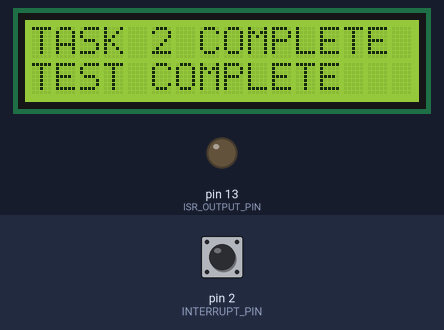
The sketch below on a simulated Arduino Uno, built with avr-gcc and run on an emulated ATmega328P. Parts: 16×2 character LCD, output pins drawn as LEDs (lit = HIGH). The test bench sets the inputs (shaded band); at power-on: pin 2 (INTERRUPT_PIN) HIGH. The board resets itself during the run and starts again; EEPROM starts erased; what the sketch prints to the serial monitor is not drawn.

Above: at 2.8 s.
2.9 s: pin 2 (INTERRUPT_PIN) pulled LOW for 0.15 s
At 3.8 s:
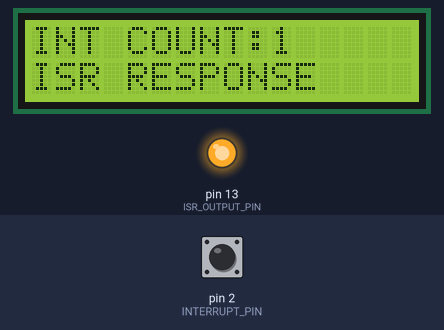
4.5 s: pin 2 (INTERRUPT_PIN) pulled LOW for 1 s
At 5.4 s:
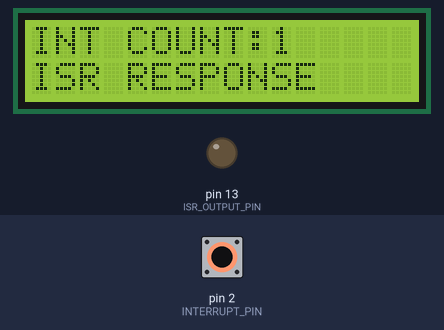
7.0 s: pin 2 (INTERRUPT_PIN) pulled LOW for 3.2 s
At 7.3 s:
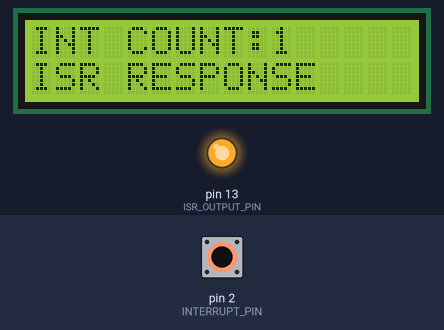
Timing chart, 0 to 10.0 s (numbered marks = the images above; inputs shaded):
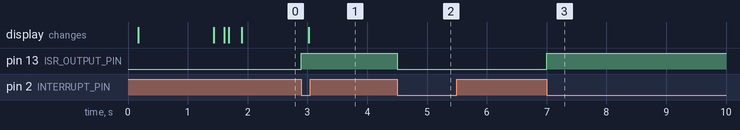

The sketch:

module3_firmware.ino
```cpp
/*
============================================================
MODULE 3 FIRMWARE
============================================================

TASK 1 : INTERRUPT RESPONSE / LATENCY DEMONSTRATION
TASK 2 : WATCHDOG RESET + RESET REASON DETECTION

Board:
Arduino Uno
ATmega328P
16 MHz

LCD:
RS = D8
EN = D9
D4 = D4
D5 = D5
D6 = D6
D7 = D7

Task 1:
Interrupt input = D2
ISR output      = D13

Task 2:
Watchdog Timer
MCUSR / WDRF reset detection
EEPROM fault storage

No delay()
No dynamic memory
Non-blocking main loop
State-machine based control
============================================================
*/


/* =========================================================
   COMMON INCLUDES
   ========================================================= */

#include <Arduino.h>
#include <LiquidCrystal.h>
#include <EEPROM.h>
#include <avr/io.h>
#include <avr/wdt.h>


/* =========================================================
   COMMON LCD
   ========================================================= */

LiquidCrystal lcd(8, 9, 4, 5, 6, 7);


/* =========================================================
   TASK 1 : INTERRUPT / LATENCY
   ========================================================= */

const uint8_t INTERRUPT_PIN = 2;
const uint8_t ISR_OUTPUT_PIN = 13;

volatile unsigned long interruptCount = 0;
volatile unsigned long lastInterruptTime = 0;

const unsigned long DEBOUNCE_TIME = 50000UL;

unsigned long task1StartTime = 0;

bool task1DisplayDone = false;


/* =========================================================
   TASK 2 : WATCHDOG / RESET REASON
   ========================================================= */

#define FAULT_ADDR       0
#define SENSOR_FAULT     101

#define WATCHDOG_MARKER  0xA5
#define WD_MARKER_ADDR   1


/*
   These variables are placed in .noinit.

   They are captured before normal C startup.
*/

uint8_t resetCause
    __attribute__((section(".noinit")));

uint8_t optibootResetFlag
    __attribute__((section(".noinit")));


/* =========================================================
   WATCHDOG INFORMATION
   ========================================================= */

uint8_t watchdogResetDetected = 0;

uint8_t effectiveResetCause = 0;

uint8_t lastFault = 0;


/* =========================================================
   TASK 2 : STATE MACHINE
   ========================================================= */

enum Task2State
{
    TASK2_POWER_ON,
    TASK2_WATCHDOG_WAIT,
    TASK2_RECOVERY,
    TASK2_COMPLETE,
    TASK2_FINISHED
};

Task2State task2State = TASK2_POWER_ON;


/* =========================================================
   TASK 2 : TIMER
   ========================================================= */

unsigned long task2Timer = 0;


/* =========================================================
   TASK 2 : EARLY OPTIBOOT RESET FLAG CAPTURE
   ========================================================= */

void captureOptibootFlag(void)
    __attribute__((naked))
    __attribute__((used))
    __attribute__((section(".init0")));


void captureOptibootFlag(void)
{
    __asm__ __volatile__(
        "sts optibootResetFlag, r2\n"
    );
}


/* =========================================================
   TASK 2 : EARLY MCUSR CAPTURE
   ========================================================= */

/*
   Executes very early during startup.

   1. Read MCUSR
   2. Save MCUSR into resetCause
   3. Clear MCUSR

   WDRF = bit 3 of MCUSR.
*/

void captureMCUSR(void)
    __attribute__((naked))
    __attribute__((used))
    __attribute__((section(".init3")));


void captureMCUSR(void)
{
    __asm__ __volatile__(
        "in r24, %0"              "\n\t"
        "sts resetCause, r24"     "\n\t"

        "ldi r24, 0"              "\n\t"
        "out %0, r24"             "\n\t"

        :
        : "I" (_SFR_IO_ADDR(MCUSR))
        : "r24"
    );
}


/* =========================================================
   TASK 1 : INTERRUPT SERVICE ROUTINE
   ========================================================= */

void interruptHandler()
{
    unsigned long currentTime = micros();

    /*
       Software debounce.
    */

    if ((currentTime - lastInterruptTime) >= DEBOUNCE_TIME)
    {
        interruptCount++;

        /*
           Arduino Uno D13 = PB5
        */

        PORTB ^= (1 << PB5);

        lastInterruptTime = currentTime;
    }
}


/* =========================================================
   SETUP
   ========================================================= */

void setup()
{
    /* -----------------------------------------------------
       COMMON HARDWARE
       ----------------------------------------------------- */

    lcd.begin(16, 2);

    Serial.begin(9600);


    /* -----------------------------------------------------
       TASK 1 INITIALIZATION
       ----------------------------------------------------- */

    pinMode(INTERRUPT_PIN, INPUT_PULLUP);

    pinMode(ISR_OUTPUT_PIN, OUTPUT);

    digitalWrite(ISR_OUTPUT_PIN, LOW);


    attachInterrupt(
        digitalPinToInterrupt(INTERRUPT_PIN),
        interruptHandler,
        FALLING
    );


    task1StartTime = millis();


    /* =====================================================
       TASK 2 : DETERMINE RESET REASON
       ===================================================== */

    effectiveResetCause = resetCause;


    /*
       If MCUSR is zero, check Optiboot flag.
    */

    if (effectiveResetCause == 0 &&
        optibootResetFlag != 0)
    {
        effectiveResetCause = optibootResetFlag;
    }


    /* -----------------------------------------------------
       ACTUAL HARDWARE WDRF CHECK
       ----------------------------------------------------- */

    if (effectiveResetCause & (1 << WDRF))
    {
        watchdogResetDetected = 1;
    }
    else
    {
        watchdogResetDetected = 0;
    }


    /* -----------------------------------------------------
       EEPROM WATCHDOG MARKER
       ----------------------------------------------------- */

    uint8_t watchdogMarker =
        EEPROM.read(WD_MARKER_ADDR);


    if (watchdogMarker == WATCHDOG_MARKER)
    {
        watchdogResetDetected = 1;

        /*
           Clear marker immediately.
        */

        EEPROM.update(
            WD_MARKER_ADDR,
            0
        );
    }


    /* =====================================================
       SERIAL HEADER
       ===================================================== */

    Serial.println();

    Serial.println("==============================");
    Serial.println("        MODULE 3 FIRMWARE");
    Serial.println("==============================");


    /* =====================================================
       WATCHDOG RESET PATH
       ===================================================== */

    if (watchdogResetDetected)
    {
        /*
           Read saved fault.
        */

        lastFault = EEPROM.read(FAULT_ADDR);


        Serial.println("RESET STATUS");
        Serial.println();


        Serial.print("MCUSR Captured = 0x");
        Serial.println(resetCause, HEX);


        Serial.print("Optiboot Flag  = 0x");
        Serial.println(optibootResetFlag, HEX);


        Serial.print("Effective Cause = 0x");
        Serial.println(effectiveResetCause, HEX);


        Serial.print("WDRF = ");

        Serial.println(
            (effectiveResetCause & (1 << WDRF))
            ? 1
            : 0
        );


        Serial.println("Reset Reason: WATCHDOG");


        Serial.print("Last Fault Code: ");
        Serial.println(lastFault);


        /* -------------------------------------------------
           LCD
           ------------------------------------------------- */

        lcd.clear();

        lcd.setCursor(0, 0);
        lcd.print("RESET: WATCHDOG");

        lcd.setCursor(0, 1);

        if (effectiveResetCause & (1 << WDRF))
        {
            lcd.print("WDRF = 1");
        }
        else
        {
            lcd.print("WDRF = 0");
        }


        /*
           Move to recovery state.

           No delay.
        */

        task2State = TASK2_RECOVERY;

        task2Timer = millis();
    }


    /* =====================================================
       POWER-ON PATH
       ===================================================== */

    else
    {
        /*
           Simulated sensor fault.
        */

        lastFault = SENSOR_FAULT;


        /*
           Save fault code.
        */

        EEPROM.update(
            FAULT_ADDR,
            lastFault
        );


        Serial.println("Reset Reason: POWER ON");

        Serial.println("Sensor Fault Detected");

        Serial.print("Saving Fault Code: ");
        Serial.println(lastFault);


        /* -------------------------------------------------
           LCD
           ------------------------------------------------- */

        lcd.clear();

        lcd.setCursor(0, 0);
        lcd.print("FAULT SAVED");

        lcd.setCursor(0, 1);
        lcd.print("CODE: ");
        lcd.print(lastFault);


        /*
           Start state machine.

           No 2-second artificial wait.

           Watchdog starts immediately.
        */

        task2State = TASK2_POWER_ON;
    }


    /* -----------------------------------------------------
       TASK 1 START MESSAGE
       ----------------------------------------------------- */

    Serial.println();

    Serial.println("TASK 1: INTERRUPT READY");

    Serial.println("D2 = INTERRUPT INPUT");

    Serial.println("D13 = ISR RESPONSE");
}


/* =========================================================
   MAIN LOOP
   ========================================================= */

void loop()
{
    unsigned long currentMillis = millis();


    /* =====================================================
       TASK 1 : INTERRUPT DISPLAY
       ===================================================== */

    /*
       Display result after 1.5 seconds.

       This is non-blocking.
    */

    if (!task1DisplayDone &&
        (currentMillis - task1StartTime >= 1500UL))
    {
        unsigned long countCopy;


        /*
           Safely copy volatile counter.
        */

        noInterrupts();

        countCopy = interruptCount;

        interrupts();


        /* -------------------------------------------------
           SERIAL OUTPUT
           ------------------------------------------------- */

        Serial.println();

        Serial.println("------------------------------");
        Serial.println("TASK 1 RESULT");
        Serial.println("------------------------------");

        Serial.println("D2 = INTERRUPT INPUT");

        Serial.println("D13 = ISR RESPONSE");

        Serial.print("Interrupt Count = ");
        Serial.println(countCopy);


        /* -------------------------------------------------
           LCD OUTPUT
           ------------------------------------------------- */

        lcd.clear();

        lcd.setCursor(0, 0);
        lcd.print("INT COUNT:");
        lcd.print(countCopy);

        lcd.setCursor(0, 1);
        lcd.print("ISR RESPONSE");


        task1DisplayDone = true;
    }


    /* =====================================================
       TASK 2 : STATE MACHINE
       ===================================================== */

    switch (task2State)
    {

        /* =================================================
           STATE 1 : POWER ON
           ================================================= */

        case TASK2_POWER_ON:

            /*
               Save marker immediately before enabling
               the watchdog.
            */

            EEPROM.update(
                WD_MARKER_ADDR,
                WATCHDOG_MARKER
            );


            Serial.println();

            Serial.println("------------------------------");
            Serial.println("STARTING WATCHDOG");
            Serial.println("------------------------------");

            Serial.println("Timeout: 1 second");


            /*
               Enable hardware watchdog.

               No wdt_reset() will be called.

               Therefore the watchdog will expire.
            */

            wdt_enable(WDTO_1S);


            Serial.println("WATCHDOG ENABLED");

            Serial.flush();


            /*
               Move to waiting state.
            */

            task2State = TASK2_WATCHDOG_WAIT;

            break;


        /* =================================================
           STATE 2 : WAIT FOR WATCHDOG RESET
           ================================================= */

        case TASK2_WATCHDOG_WAIT:

            /*
               Intentionally empty.

               Do NOT call wdt_reset().

               The hardware watchdog will expire and
               reset the ATmega328P.

               After reset, setup() runs again and
               MCUSR/WDRF is checked.
            */

            break;


        /* =================================================
           STATE 3 : WATCHDOG RECOVERY
           ================================================= */

        case TASK2_RECOVERY:

            /*
               Recovery is shown immediately after the
               watchdog reset.

               No artificial 2-second wait.
            */

            lcd.clear();

            lcd.setCursor(0, 0);
            lcd.print("LAST FAULT:");
            lcd.print(lastFault);

            lcd.setCursor(0, 1);
            lcd.print("RECOVERY OK");


            Serial.println();

            Serial.println("------------------------------");
            Serial.println("WATCHDOG RECOVERY");
            Serial.println("------------------------------");

            Serial.print("Last Fault Code: ");
            Serial.println(lastFault);

            Serial.println("Recovery successful");


            /*
               Move to complete state.
            */

            task2State = TASK2_COMPLETE;

            break;


        /* =================================================
           STATE 4 : COMPLETE
           ================================================= */

        case TASK2_COMPLETE:

            Serial.println();

            Serial.println("==============================");
            Serial.println("TASK 2 : COMPLETE");
            Serial.println("==============================");


            lcd.clear();

            lcd.setCursor(0, 0);
            lcd.print("TASK 2 COMPLETE");

            lcd.setCursor(0, 1);
            lcd.print("TEST COMPLETE");


            /*
               Final state.
            */

            task2State = TASK2_FINISHED;

            break;


        /* =================================================
           STATE 5 : FINISHED
           ================================================= */

        case TASK2_FINISHED:

            /*
               Nothing more to do.
            */

            break;
    }
}
```

Measured:
- after the input at 2.9 s, pin 13 (ISR_OUTPUT_PIN): LOW → HIGH at once; the display: changes after 0.12 s (image 1)
- after the input at 4.5 s, pin 13 (ISR_OUTPUT_PIN): HIGH → LOW at once
- after the input at 7.0 s, pin 13 (ISR_OUTPUT_PIN): LOW → HIGH at once
